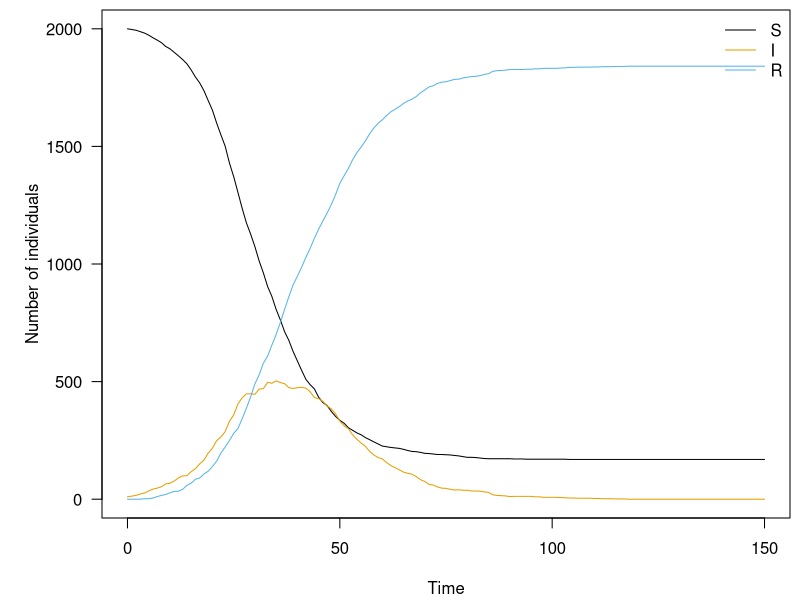
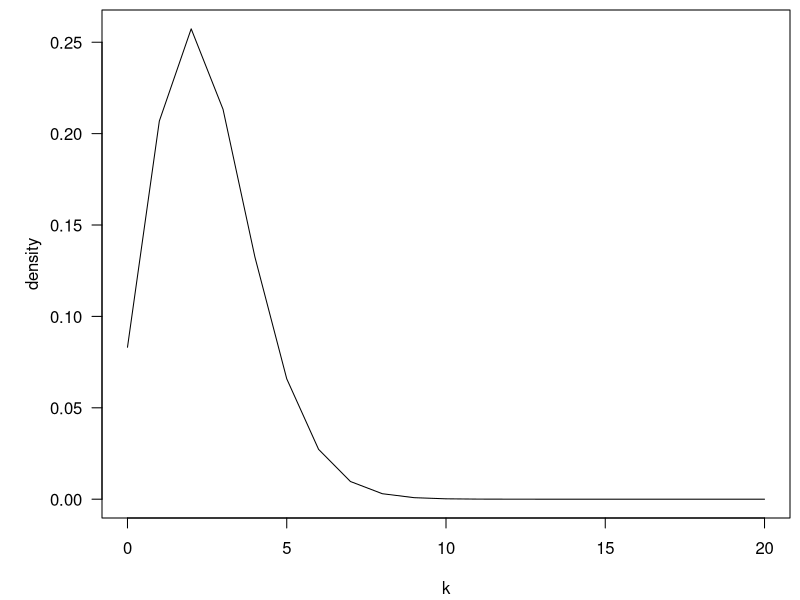
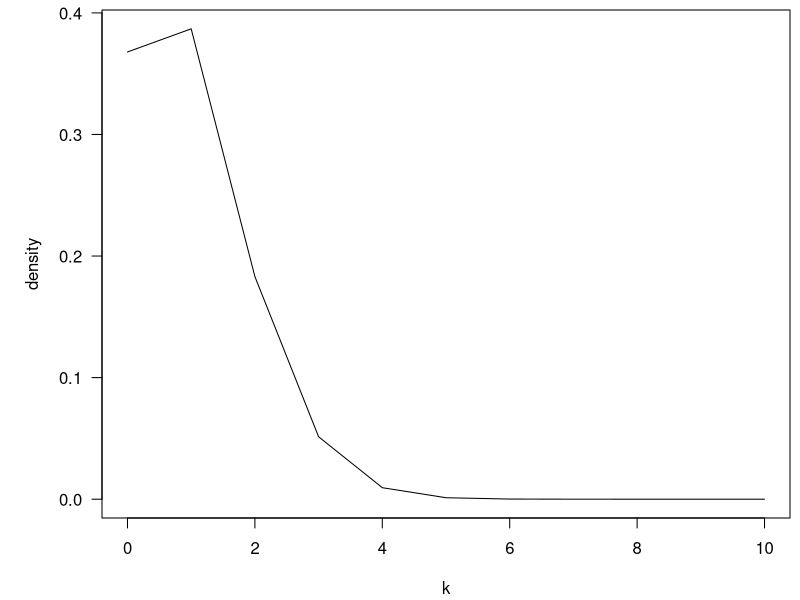

Generate these figures, in order, with R:
stoch_sir_equations <- function(variables, parameters) {
  with(as.list(c(variables, parameters)), {
    n_SI <- rbinom(1,S, 1-exp(-beta * I / (S+I+R)))
    n_IR <- rbinom(1,I, 1 - exp(-gamma))
    dS <- S - n_SI
    dI <-  I + n_SI - n_IR
    dR <-  R + n_IR
    return((c(dS, dI, dR)))
  })
}

parameters_values <- c(
  beta  = 0.25, # infectious contact rate
  gamma = 0.1    # recovery rate
)

initial_values <- c(
  S = 2000,  # number of susceptibles at time = 0
  I =   10,  # number of infectious at time = 0
  R =   0   # number of recovered at time = 0
)

time_values <- seq(0, 150)

stoch_sir_values <- matrix(data = NA, nrow = time_values[length(time_values)]+1, ncol = 4)
colnames(stoch_sir_values) <- c("time", "S", "I", "R")
stoch_sir_values[1,] <- c(0, 2000, 10, 0)
for (i in 1:150) {
  stoch_sir_values[i+1,] <- c(i, stoch_sir_equations(stoch_sir_values[i,c(2,3,4)],parameters_values))

}

cols <- c(S = "#000000", I = "#E69F00", R = "#56B4E9", "#009E73", "#F0E442", "#0072B2", "#D55E00", "#CC79A7") #8 colorblind friendly colors
par(mar = c(4.1, 5.1, 0.5, 0.5), las = 1)
matplot(stoch_sir_values[, 1], stoch_sir_values[, -1], xlab = "Time", ylab = "Number of individuals",
        type = "l", col = cols, lty = 1)
legend("topright", lwd = 1, col = cols, legend = c("S", "I", "R"), bty = "n")
# plot densities
n <- 2000
k <- seq(0, 20, by = 1)
plot (k, dbinom(k, n, 1-exp(-0.25 * 10 / (2010)), log = FALSE), type = "l", ylab = "density")
#lines(k, (dbinom(k, n, 1-exp(-0.25 * 10 / (2010)))), col = "red", lwd = 2)

n <- 10
k <- seq(0, 10, by = 1)
plot (k, dbinom(k, n, 1 - exp(-0.1), log = FALSE), type = "l", ylab = "density")
